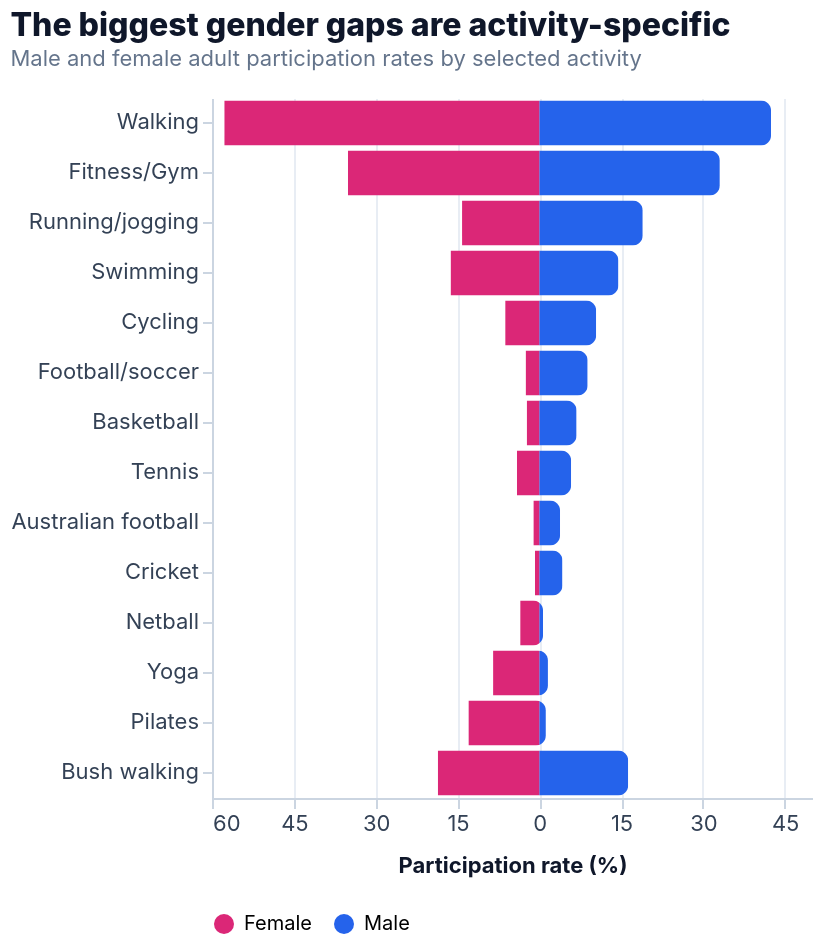

Source (Vega-Lite JSON):
### Vega-Lite specification from a JSON file in a GitHub repository (floating-point values rounded to 4 significant figures)
{"$schema": "https://vega.github.io/schema/vega-lite/v5.json", "background": "transparent", "config": {"view": {"stroke": null}, "axis": {"labelFont": "Inter, Arial, sans-serif", "titleFont": "Inter, Arial, sans-serif", "labelColor": "#334155", "titleColor": "#0f172a", "gridColor": "#e8edf4", "domainColor": "#cbd5e1", "tickColor": "#cbd5e1", "labelFontSize": 11, "titleFontSize": 11, "titlePadding": 10}, "legend": {"labelFont": "Inter, Arial, sans-serif", "titleFont": "Inter, Arial, sans-serif", "orient": "bottom", "labelLimit": 180, "labelFontSize": 10, "titleFontSize": 10, "symbolType": "circle"}, "title": {"font": "Inter, Arial, sans-serif", "fontSize": 16, "fontWeight": 800, "subtitleFont": "Inter, Arial, sans-serif", "subtitleFontSize": 11, "anchor": "start", "color": "#0f172a", "subtitleColor": "#64748b", "offset": 14}, "bar": {"cornerRadiusEnd": 5}, "range": {"category": ["#0f766e", "#2563eb", "#f59e0b", "#db2777", "#8b5cf6", "#14b8a6", "#64748b"]}}, "title": {"text": "The biggest gender gaps are activity-specific", "subtitle": "Male and female adult participation rates by selected activity"}, "data": {"values": [{"activity": "Walking", "gender": "Male", "participation_rate_pct": 42.49, "participation_rate_signed_pct": 42.49, "activity_order": 1}, {"activity": "Walking", "gender": "Female", "participation_rate_pct": 57.75, "participation_rate_signed_pct": -57.75, "activity_order": 1}, {"activity": "Fitness/Gym", "gender": "Male", "participation_rate_pct": 33.1, "participation_rate_signed_pct": 33.1, "activity_order": 2}, {"activity": "Fitness/Gym", "gender": "Female", "participation_rate_pct": 35.08, "participation_rate_signed_pct": -35.08, "activity_order": 2}, {"activity": "Bush walking", "gender": "Male", "participation_rate_pct": 16.3, "participation_rate_signed_pct": 16.3, "activity_order": 99}, {"activity": "Bush walking", "gender": "Female", "participation_rate_pct": 18.6, "participation_rate_signed_pct": -18.6, "activity_order": 99}, {"activity": "Running/jogging", "gender": "Male", "participation_rate_pct": 18.97, "participation_rate_signed_pct": 18.97, "activity_order": 3}, {"activity": "Running/jogging", "gender": "Female", "participation_rate_pct": 14.16, "participation_rate_signed_pct": -14.16, "activity_order": 3}, {"activity": "Swimming", "gender": "Male", "participation_rate_pct": 14.51, "participation_rate_signed_pct": 14.51, "activity_order": 4}, {"activity": "Swimming", "gender": "Female", "participation_rate_pct": 16.26, "participation_rate_signed_pct": -16.26, "activity_order": 4}, {"activity": "Cycling", "gender": "Male", "participation_rate_pct": 10.43, "participation_rate_signed_pct": 10.43, "activity_order": 5}, {"activity": "Cycling", "gender": "Female", "participation_rate_pct": 6.25, "participation_rate_signed_pct": -6.25, "activity_order": 5}, {"activity": "Pilates", "gender": "Male", "participation_rate_pct": 1.21, "participation_rate_signed_pct": 1.21, "activity_order": 13}, {"activity": "Pilates", "gender": "Female", "participation_rate_pct": 12.99, "participation_rate_signed_pct": -12.99, "activity_order": 13}, {"activity": "Football/soccer", "gender": "Male", "participation_rate_pct": 8.87, "participation_rate_signed_pct": 8.87, "activity_order": 6}, {"activity": "Football/soccer", "gender": "Female", "participation_rate_pct": 2.5, "participation_rate_signed_pct": -2.5, "activity_order": 6}, {"activity": "Yoga", "gender": "Male", "participation_rate_pct": 1.59, "participation_rate_signed_pct": 1.59, "activity_order": 12}, {"activity": "Yoga", "gender": "Female", "participation_rate_pct": 8.47, "participation_rate_signed_pct": -8.47, "activity_order": 12}, {"activity": "Tennis", "gender": "Male", "participation_rate_pct": 5.84, "participation_rate_signed_pct": 5.84, "activity_order": 8}, {"activity": "Tennis", "gender": "Female", "participation_rate_pct": 4.1, "participation_rate_signed_pct": -4.1, "activity_order": 8}, {"activity": "Basketball", "gender": "Male", "participation_rate_pct": 6.84, "participation_rate_signed_pct": 6.84, "activity_order": 7}, {"activity": "Basketball", "gender": "Female", "participation_rate_pct": 2.3, "participation_rate_signed_pct": -2.3, "activity_order": 7}, {"activity": "Cricket", "gender": "Male", "participation_rate_pct": 4.25, "participation_rate_signed_pct": 4.25, "activity_order": 10}, {"activity": "Cricket", "gender": "Female", "participation_rate_pct": 0.8, "participation_rate_signed_pct": -0.8, "activity_order": 10}, {"activity": "Australian football", "gender": "Male", "participation_rate_pct": 3.81, "participation_rate_signed_pct": 3.81, "activity_order": 9}, {"activity": "Australian football", "gender": "Female", "participation_rate_pct": 1.08, "participation_rate_signed_pct": -1.08, "activity_order": 9}, {"activity": "Netball", "gender": "Male", "participation_rate_pct": 0.69, "participation_rate_signed_pct": 0.69, "activity_order": 11}, {"activity": "Netball", "gender": "Female", "participation_rate_pct": 3.5, "participation_rate_signed_pct": -3.5, "activity_order": 11}]}, "width": "container", "height": {"step": 25}, "mark": {"type": "bar", "tooltip": true}, "encoding": {"y": {"field": "activity", "type": "nominal", "sort": ["Walking", "Fitness/Gym", "Running/jogging", "Swimming", "Cycling", "Football/soccer", "Basketball", "Tennis", "Australian football", "Cricket", "Netball", "Yoga", "Pilates"], "title": null, "axis": {"labelLimit": 150}}, "x": {"field": "participation_rate_signed_pct", "type": "quantitative", "title": "Participation rate (%)", "axis": {"labelExpr": "abs(datum.value)", "values": [-60, -45, -30, -15, 0, 15, 30, 45, 60]}}, "color": {"field": "gender", "type": "nominal", "title": null, "scale": {"domain": ["Female", "Male"], "range": ["#db2777", "#2563eb"]}}, "tooltip": [{"field": "activity", "title": "Activity"}, {"field": "gender", "title": "Gender"}, {"field": "participation_rate_pct", "title": "Participation rate (%)", "format": ".1f"}]}}
